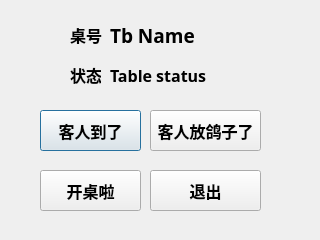
<?xml version="1.0" encoding="UTF-8"?>
<ui version="4.0">
 <class>OpenTable</class>
 <widget class="QDialog" name="OpenTable">
  <property name="geometry">
   <rect>
    <x>0</x>
    <y>0</y>
    <width>320</width>
    <height>240</height>
   </rect>
  </property>
  <property name="windowTitle">
   <string>Dialog</string>
  </property>
  <widget class="QLabel" name="label">
   <property name="geometry">
    <rect>
     <x>70</x>
     <y>20</y>
     <width>41</width>
     <height>30</height>
    </rect>
   </property>
   <property name="font">
    <font>
     <family>Aharoni</family>
     <pointsize>12</pointsize>
     <weight>75</weight>
     <bold>true</bold>
    </font>
   </property>
   <property name="text">
    <string>桌号</string>
   </property>
  </widget>
  <widget class="QLabel" name="label_tbName">
   <property name="geometry">
    <rect>
     <x>110</x>
     <y>20</y>
     <width>91</width>
     <height>30</height>
    </rect>
   </property>
   <property name="font">
    <font>
     <family>Aharoni</family>
     <pointsize>14</pointsize>
     <weight>75</weight>
     <bold>true</bold>
    </font>
   </property>
   <property name="text">
    <string>Tb Name</string>
   </property>
  </widget>
  <widget class="QLabel" name="label_2">
   <property name="geometry">
    <rect>
     <x>70</x>
     <y>60</y>
     <width>31</width>
     <height>30</height>
    </rect>
   </property>
   <property name="font">
    <font>
     <family>Aharoni</family>
     <pointsize>12</pointsize>
     <weight>75</weight>
     <bold>true</bold>
    </font>
   </property>
   <property name="text">
    <string>状态</string>
   </property>
  </widget>
  <widget class="QLabel" name="label_status">
   <property name="geometry">
    <rect>
     <x>110</x>
     <y>60</y>
     <width>141</width>
     <height>30</height>
    </rect>
   </property>
   <property name="font">
    <font>
     <family>Aharoni</family>
     <pointsize>12</pointsize>
     <weight>75</weight>
     <bold>true</bold>
    </font>
   </property>
   <property name="text">
    <string>Table status</string>
   </property>
  </widget>
  <widget class="QPushButton" name="pushButton_gst_comes">
   <property name="geometry">
    <rect>
     <x>40</x>
     <y>110</y>
     <width>101</width>
     <height>41</height>
    </rect>
   </property>
   <property name="font">
    <font>
     <family>Aharoni</family>
     <pointsize>12</pointsize>
     <weight>75</weight>
     <bold>true</bold>
    </font>
   </property>
   <property name="text">
    <string>客人到了</string>
   </property>
  </widget>
  <widget class="QPushButton" name="pushButton_gst_cancel">
   <property name="geometry">
    <rect>
     <x>150</x>
     <y>110</y>
     <width>111</width>
     <height>41</height>
    </rect>
   </property>
   <property name="font">
    <font>
     <family>Aharoni</family>
     <pointsize>12</pointsize>
     <weight>75</weight>
     <bold>true</bold>
    </font>
   </property>
   <property name="text">
    <string>客人放鸽子了</string>
   </property>
  </widget>
  <widget class="QPushButton" name="pushButton_openTbl">
   <property name="geometry">
    <rect>
     <x>40</x>
     <y>170</y>
     <width>101</width>
     <height>41</height>
    </rect>
   </property>
   <property name="font">
    <font>
     <family>Aharoni</family>
     <pointsize>12</pointsize>
     <weight>75</weight>
     <bold>true</bold>
    </font>
   </property>
   <property name="text">
    <string>开桌啦</string>
   </property>
  </widget>
  <widget class="QPushButton" name="pushButton_exit">
   <property name="geometry">
    <rect>
     <x>150</x>
     <y>170</y>
     <width>111</width>
     <height>41</height>
    </rect>
   </property>
   <property name="font">
    <font>
     <family>Aharoni</family>
     <pointsize>12</pointsize>
     <weight>75</weight>
     <bold>true</bold>
    </font>
   </property>
   <property name="text">
    <string>退出</string>
   </property>
  </widget>
 </widget>
 <resources/>
 <connections/>
</ui>
